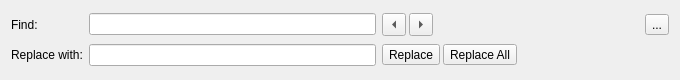
<?xml version="1.0" encoding="UTF-8"?>
<ui version="4.0">
 <class>FindReplaceWidget</class>
 <widget class="QWidget" name="FindReplaceWidget">
  <property name="geometry">
   <rect>
    <x>0</x>
    <y>0</y>
    <width>680</width>
    <height>80</height>
   </rect>
  </property>
  <property name="windowTitle">
   <string>Find</string>
  </property>
  <layout class="QGridLayout" name="gridLayout">
   <item row="1" column="1">
    <widget class="QLineEdit" name="replaceLineEdit">
     <property name="minimumSize">
      <size>
       <width>100</width>
       <height>0</height>
      </size>
     </property>
    </widget>
   </item>
   <item row="0" column="1">
    <widget class="QLineEdit" name="findLineEdit">
     <property name="minimumSize">
      <size>
       <width>100</width>
       <height>0</height>
      </size>
     </property>
     <property name="clearButtonEnabled">
      <bool>true</bool>
     </property>
    </widget>
   </item>
   <item row="0" column="0">
    <widget class="QLabel" name="findLabel">
     <property name="text">
      <string>Find:</string>
     </property>
     <property name="buddy">
      <cstring>findLineEdit</cstring>
     </property>
    </widget>
   </item>
   <item row="1" column="0">
    <widget class="QLabel" name="replaceLabel">
     <property name="text">
      <string>Replace with:</string>
     </property>
     <property name="buddy">
      <cstring>replaceLineEdit</cstring>
     </property>
    </widget>
   </item>
   <item row="1" column="2">
    <widget class="QWidget" name="replaceButtonsWidget" native="true">
     <property name="sizePolicy">
      <sizepolicy hsizetype="Expanding" vsizetype="Preferred">
       <horstretch>0</horstretch>
       <verstretch>0</verstretch>
      </sizepolicy>
     </property>
     <layout class="QHBoxLayout" name="replaceButtonsLayout">
      <property name="spacing">
       <number>3</number>
      </property>
      <property name="leftMargin">
       <number>0</number>
      </property>
      <property name="topMargin">
       <number>0</number>
      </property>
      <property name="rightMargin">
       <number>0</number>
      </property>
      <property name="bottomMargin">
       <number>0</number>
      </property>
      <item>
       <widget class="QToolButton" name="replaceButton">
        <property name="text">
         <string>Replace</string>
        </property>
        <property name="toolButtonStyle">
         <enum>Qt::ToolButtonTextOnly</enum>
        </property>
        <property name="arrowType">
         <enum>Qt::LeftArrow</enum>
        </property>
       </widget>
      </item>
      <item>
       <widget class="QToolButton" name="replaceAllButton">
        <property name="text">
         <string>Replace All</string>
        </property>
        <property name="toolButtonStyle">
         <enum>Qt::ToolButtonTextOnly</enum>
        </property>
       </widget>
      </item>
      <item>
       <spacer name="horizontalSpacer_2">
        <property name="orientation">
         <enum>Qt::Horizontal</enum>
        </property>
        <property name="sizeHint" stdset="0">
         <size>
          <width>40</width>
          <height>20</height>
         </size>
        </property>
       </spacer>
      </item>
     </layout>
    </widget>
   </item>
   <item row="0" column="2">
    <widget class="QWidget" name="findButtonsWidget" native="true">
     <layout class="QHBoxLayout" name="horizontalLayout">
      <property name="spacing">
       <number>3</number>
      </property>
      <property name="leftMargin">
       <number>0</number>
      </property>
      <property name="topMargin">
       <number>0</number>
      </property>
      <property name="rightMargin">
       <number>0</number>
      </property>
      <property name="bottomMargin">
       <number>0</number>
      </property>
      <item>
       <widget class="QToolButton" name="findPreviousButton">
        <property name="text">
         <string/>
        </property>
        <property name="arrowType">
         <enum>Qt::LeftArrow</enum>
        </property>
       </widget>
      </item>
      <item>
       <widget class="QToolButton" name="findNextButton">
        <property name="text">
         <string/>
        </property>
        <property name="arrowType">
         <enum>Qt::RightArrow</enum>
        </property>
       </widget>
      </item>
      <item>
       <spacer name="horizontalSpacer">
        <property name="orientation">
         <enum>Qt::Horizontal</enum>
        </property>
        <property name="sizeHint" stdset="0">
         <size>
          <width>40</width>
          <height>0</height>
         </size>
        </property>
       </spacer>
      </item>
      <item>
       <widget class="QToolButton" name="closeButton">
        <property name="text">
         <string>...</string>
        </property>
        <property name="icon">
         <iconset resource="../resources.qrc">
          <normaloff>:/icons/icon-close.png</normaloff>:/icons/icon-close.png</iconset>
        </property>
       </widget>
      </item>
     </layout>
    </widget>
   </item>
  </layout>
 </widget>
 <tabstops>
  <tabstop>findLineEdit</tabstop>
  <tabstop>findPreviousButton</tabstop>
  <tabstop>findNextButton</tabstop>
  <tabstop>closeButton</tabstop>
  <tabstop>replaceLineEdit</tabstop>
  <tabstop>replaceButton</tabstop>
  <tabstop>replaceAllButton</tabstop>
 </tabstops>
 <resources>
  <include location="../resources.qrc"/>
 </resources>
 <connections>
  <connection>
   <sender>findNextButton</sender>
   <signal>clicked()</signal>
   <receiver>FindReplaceWidget</receiver>
   <slot>findNextClicked()</slot>
   <hints>
    <hint type="sourcelabel">
     <x>427</x>
     <y>32</y>
    </hint>
    <hint type="destinationlabel">
     <x>253</x>
     <y>34</y>
    </hint>
   </hints>
  </connection>
  <connection>
   <sender>findPreviousButton</sender>
   <signal>clicked()</signal>
   <receiver>FindReplaceWidget</receiver>
   <slot>findPreviousClicked()</slot>
   <hints>
    <hint type="sourcelabel">
     <x>396</x>
     <y>19</y>
    </hint>
    <hint type="destinationlabel">
     <x>253</x>
     <y>34</y>
    </hint>
   </hints>
  </connection>
  <connection>
   <sender>closeButton</sender>
   <signal>clicked()</signal>
   <receiver>FindReplaceWidget</receiver>
   <slot>hide()</slot>
   <hints>
    <hint type="sourcelabel">
     <x>659</x>
     <y>23</y>
    </hint>
    <hint type="destinationlabel">
     <x>339</x>
     <y>39</y>
    </hint>
   </hints>
  </connection>
  <connection>
   <sender>replaceButton</sender>
   <signal>clicked()</signal>
   <receiver>FindReplaceWidget</receiver>
   <slot>replaceClicked()</slot>
   <hints>
    <hint type="sourcelabel">
     <x>429</x>
     <y>63</y>
    </hint>
    <hint type="destinationlabel">
     <x>339</x>
     <y>39</y>
    </hint>
   </hints>
  </connection>
  <connection>
   <sender>replaceAllButton</sender>
   <signal>clicked()</signal>
   <receiver>FindReplaceWidget</receiver>
   <slot>replaceAllClicked()</slot>
   <hints>
    <hint type="sourcelabel">
     <x>497</x>
     <y>63</y>
    </hint>
    <hint type="destinationlabel">
     <x>339</x>
     <y>39</y>
    </hint>
   </hints>
  </connection>
  <connection>
   <sender>findLineEdit</sender>
   <signal>returnPressed()</signal>
   <receiver>findNextButton</receiver>
   <slot>click()</slot>
   <hints>
    <hint type="sourcelabel">
     <x>226</x>
     <y>23</y>
    </hint>
    <hint type="destinationlabel">
     <x>416</x>
     <y>23</y>
    </hint>
   </hints>
  </connection>
 </connections>
 <slots>
  <slot>findNextClicked()</slot>
  <slot>findPreviousClicked()</slot>
  <slot>replaceClicked()</slot>
  <slot>replaceAllClicked()</slot>
 </slots>
</ui>
